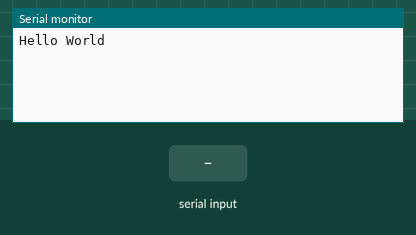
Bench run of a program on a simulated ESP32. Shown: the last lines printed to the serial monitor. Inputs (shaded band) come from the test bench.

Above: at 1.2 s.
1.3 s: "on\n" received over Serial
At 2.5 s:
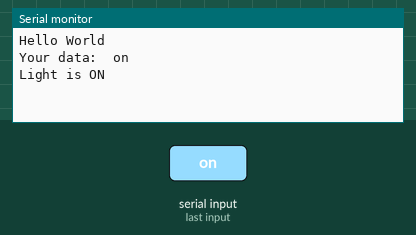
2.8 s: "off\n" received over Serial
At 3.7 s:
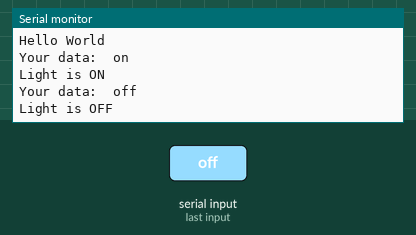
4.3 s: "1\n" received over Serial
At 4.9 s:
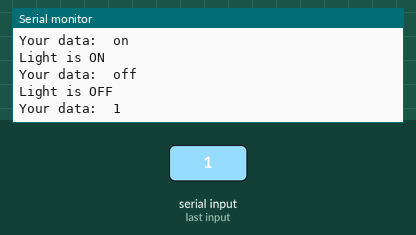

Measured:
- after the input at 1.3 s, the serial monitor: prints a new line at once (image 1)
- after the input at 2.8 s, the serial monitor: prints a new line at once (image 2)
- after the input at 4.3 s, the serial monitor: prints a new line at once (image 3)

The program:

main.cpp
```cpp
#include <Arduino.h>

// put function declarations here:

void setup()
{
  // put your setup code here, to run once:
  Serial.begin(115200);
  Serial.println("Hello World");
}

void loop()
{
  // put your main code here, to run repeatedly:

  // Variant 1
  /*
  if (Serial.available() > 0)
  {
    char data = Serial.read();
    Serial.print("Your data  ");
    Serial.println(data);
  }
*/

  // Variant 2
  if (Serial.available() > 0)
  {
    String data = Serial.readStringUntil('\n');
    Serial.print("Your data:  ");
    Serial.println(data);

    if (data == "on")
    {
      Serial.println("Light is ON ");
      // comand to swich_on Light
    }

    if (data == "off")
    {
      Serial.println("Light is OFF ");
      // comand to swich_off Light
    }
  }
};
  // put function definitions here:
```
